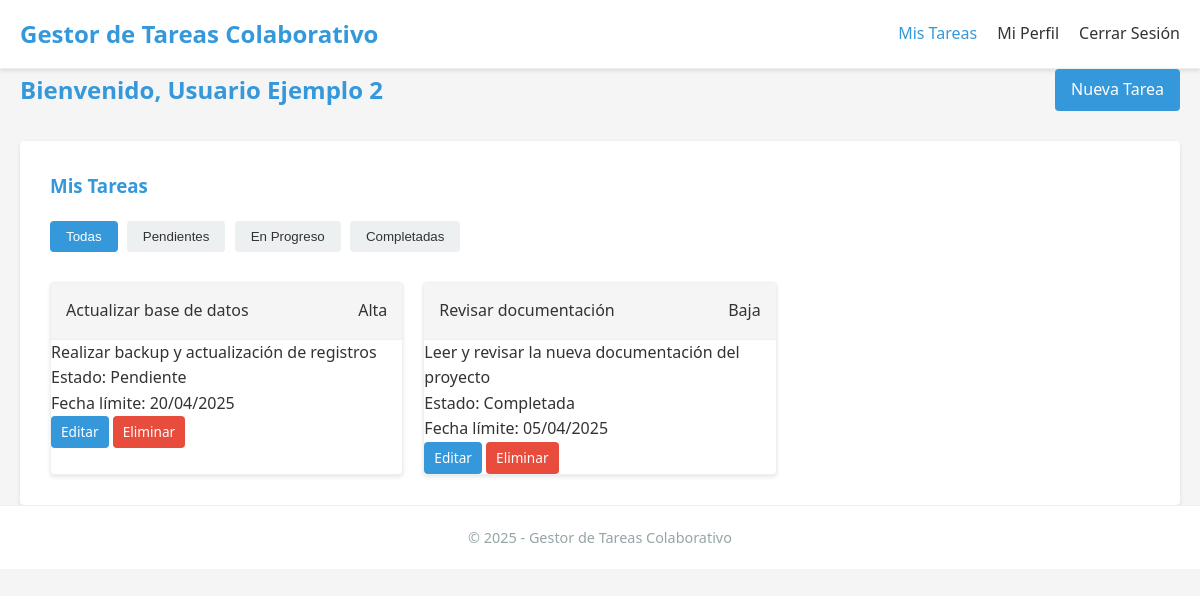
/dashboard.php (signed in), run on the app's committed database.
### tables this page shows
CREATE TABLE IF NOT EXISTS tareas (
    id INT AUTO_INCREMENT PRIMARY KEY,
    usuario_id INT NOT NULL,
    titulo VARCHAR(100) NOT NULL,
    descripcion TEXT,
    estado ENUM('pendiente', 'en_progreso', 'completada') NOT NULL DEFAULT 'pendiente',
    prioridad ENUM('baja', 'media', 'alta') NOT NULL DEFAULT 'media',
    fecha_creacion DATETIME NOT NULL DEFAULT CURRENT_TIMESTAMP,
    fecha_limite DATE,
    FOREIGN KEY (usuario_id) REFERENCES usuarios(id) ON DELETE CASCADE
);

### www/dashboard.php (the view, shortened to what this page needs)
<?php
$usuario_id = $_SESSION['usuario_id'];
$usuario_nombre = $_SESSION['usuario_nombre'];
$conexion = conectarDB();
$stmt = $conexion->prepare("SELECT id, titulo, descripcion, estado, prioridad, fecha_creacion, fecha_limite FROM tareas WHERE usuario_id = ? ORDER BY fecha_creacion DESC");
$stmt->execute([$usuario_id]);
$tareas = $stmt->fetchAll();
?>
<!DOCTYPE html>
<html lang="es">
<head>
    <link rel="stylesheet" href="css/styles.css">
</head>
<body>
    <header>
        <div class="container">
            <h1><?php echo SITE_NAME; ?></h1>
            <nav>
                <ul>
                    <li><a href="dashboard.php" class="active">Mis Tareas</a></li>
                    <li><a href="perfil.php">Mi Perfil</a></li>
                    <li><a href="logout.php">Cerrar Sesión</a></li>
                </ul>
            </nav>
        </div>
    </header>
    <main class="container">
        <div class="dashboard-header">
            <h2>Bienvenido, <?php echo htmlspecialchars($usuario_nombre); ?></h2>
            <a href="tarea-nueva.php" class="btn btn-primary">Nueva Tarea</a>
        </div>
        <section class="tareas-container">
            <h3>Mis Tareas</h3>
            <div class="filtros">
                <button class="btn btn-filter active" data-filter="todas">Todas</button>
                <button class="btn btn-filter" data-filter="pendiente">Pendientes</button>
                <button class="btn btn-filter" data-filter="en_progreso">En Progreso</button>
                <button class="btn btn-filter" data-filter="completada">Completadas</button>
            </div>
            <?php if (empty($tareas)): ?>
                <div class="no-tareas">
                    <p>No tienes tareas pendientes. ¡Crea una nueva tarea!</p>
                </div>
            <?php else: ?>
                <div class="tareas-list">
                    <?php foreach ($tareas as $tarea): ?>
                        <div class="tarea-card" data-estado="<?php echo $tarea['estado']; ?>">
                            <div class="tarea-header">
                                <h4><?php echo htmlspecialchars($tarea['titulo']); ?></h4>
                                <span class="prioridad prioridad-<?php echo $tarea['prioridad']; ?>">
                                    <?php echo ucfirst($tarea['prioridad']); ?>
                                </span>
                            </div>
                            <div class="tarea-content">
                                <p><?php echo htmlspecialchars($tarea['descripcion']); ?></p>
                            </div>
                            <div class="tarea-footer">
                                <div class="tarea-estado">
                                    Estado: <span class="estado estado-<?php echo $tarea['estado']; ?>">
                                        <?php
                                            $estados = [
                                                'pendiente' => 'Pendiente',
                                                'en_progreso' => 'En Progreso',
                                                'completada' => 'Completada'
                                            ];
                                            echo $estados[$tarea['estado']];
                                        ?>
                                    </span>
                                </div>
                                <?php if (!empty($tarea['fecha_limite'])): ?>
                                    <div class="tarea-fecha">
                                        Fecha límite: <?php echo date('d/m/Y', strtotime($tarea['fecha_limite'])); ?>
                                    </div>
                                <?php endif; ?>
                                <div class="tarea-acciones">
                                    <a href="tarea-editar.php?id=<?php echo $tarea['id']; ?>" class="btn btn-small btn-edit">Editar</a>
                                    <a href="tarea-eliminar.php?id=<?php echo $tarea['id']; ?>" class="btn btn-small btn-delete" data-id="<?php echo $tarea['id']; ?>">Eliminar</a>
                                </div>
                            </div>
                        </div>
                    <?php endforeach; ?>
                </div>
            <?php endif; ?>
        </section>
    </main>
    <footer>
        <div class="container">
            <p>&copy; <?php echo date('Y'); ?> - <?php echo SITE_NAME; ?></p>
        </div>
    </footer>
</body>
</html>

### www/css/styles.css (style rules this page uses)
:root { --primary-color: #3498db; --primary-dark: #2980b9; --secondary-color: #e74c3c; --secondary-dark: #c0392b; --gray-light: #f5f5f5; --gray: #ecf0f1; --gray-dark: #95a5a6; --text-color: #333; --border-radius: 4px; --box-shadow: 0 2px 4px rgba(0, 0, 0, 0.1); --transition: all 0.3s ease; }
* { margin: 0; padding: 0; box-sizing: border-box; }
body { font-family: 'Segoe UI', Tahoma, Geneva, Verdana, sans-serif; line-height: 1.6; color: var(--text-color); background-color: var(--gray-light); }
.container { width: 100%; max-width: 1200px; margin: 0 auto; padding: 0 20px; }
a { color: var(--primary-color); text-decoration: none; transition: var(--transition); }
.btn { display: inline-block; padding: 8px 16px; background-color: var(--primary-color); color: white; border: none; border-radius: var(--border-radius); cursor: pointer; transition: var(--transition); }
.btn-primary { background-color: var(--primary-color); }
.btn-small { padding: 5px 10px; font-size: 0.85em; }
.btn-delete { background-color: var(--secondary-color); }
.btn-filter { background-color: var(--gray); color: var(--text-color); margin-right: 5px; margin-bottom: 10px; }
.btn-filter:hover, .btn-filter.active { background-color: var(--primary-color); color: white; }
header { background-color: white; border-bottom: 1px solid var(--gray); box-shadow: var(--box-shadow); padding: 15px 0; }
header .container { display: flex; justify-content: space-between; align-items: center; }
header h1 { font-size: 1.5em; color: var(--primary-color); }
nav ul { display: flex; list-style: none; }
nav ul li { margin-left: 20px; }
nav ul li a { color: var(--text-color); font-weight: 500; }
nav ul li a:hover, nav ul li a.active { color: var(--primary-color); }
main { padding: 30px 0; }
.dashboard-header { display: flex; justify-content: space-between; align-items: center; margin-bottom: 30px; }
.dashboard-header h2 { color: var(--primary-color); }
.tareas-container { background-color: white; padding: 30px; border-radius: var(--border-radius); box-shadow: var(--box-shadow); }
.tareas-container h3 { margin-bottom: 20px; color: var(--primary-color); }
.filtros { margin-bottom: 20px; }
.tareas-list { display: grid; grid-template-columns: repeat(auto-fill, minmax(300px, 1fr)); gap: 20px; }
.tarea-card { background-color: white; border: 1px solid var(--gray); border-radius: var(--border-radius); box-shadow: var(--box-shadow); transition: var(--transition); overflow: hidden; }
.tarea-header { padding: 15px; background-color: var(--gray-light); border-bottom: 1px solid var(--gray); display: flex; justify-content: space-between; align-items: center; }
.tarea-header h4 { margin: 0; color: var(--text-color); font-weight: 500; }
footer { background-color: white; border-top: 1px solid var(--gray); padding: 20px 0; text-align: center; color: var(--gray-dark); font-size: 0.9em; }

### data on the page
tareas: titulo "Actualizar base de datos", prioridad "Alta", descripcion "Realizar backup y actualización de registros", estado "Pendiente", fecha_limite "20/04/2025"
tareas: titulo "Revisar documentación", prioridad "Baja", descripcion "Leer y revisar la nueva documentación del proyecto", estado "Completada", fecha_limite "05/04/2025"

### other printed values
SITE_NAME "Gestor de Tareas Colaborativo"
$usuario_nombre "Usuario Ejemplo 2"
